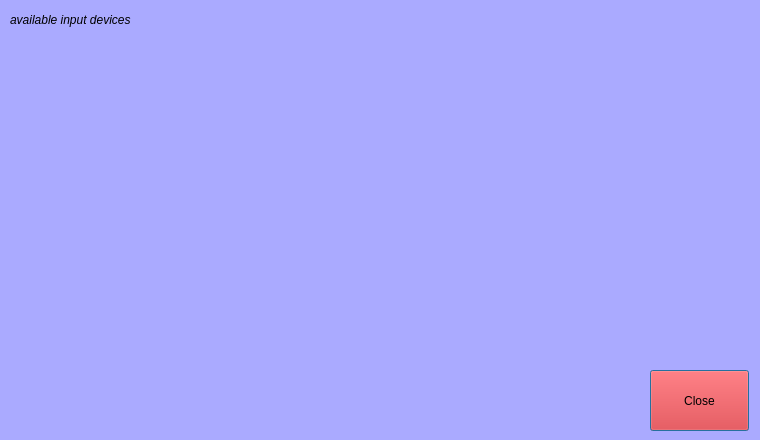
<?xml version="1.0" encoding="UTF-8"?>
<ui version="4.0">
 <class>DialogDevice</class>
 <widget class="QDialog" name="DialogDevice">
  <property name="geometry">
   <rect>
    <x>0</x>
    <y>0</y>
    <width>760</width>
    <height>440</height>
   </rect>
  </property>
  <property name="windowTitle">
   <string>Dialog</string>
  </property>
  <property name="windowOpacity">
   <double>1.000000000000000</double>
  </property>
  <property name="styleSheet">
   <string notr="true">background-color: rgb(170, 170, 255);
</string>
  </property>
  <widget class="QPushButton" name="bClose">
   <property name="geometry">
    <rect>
     <x>650</x>
     <y>370</y>
     <width>99</width>
     <height>61</height>
    </rect>
   </property>
   <property name="font">
    <font>
     <pointsize>9</pointsize>
    </font>
   </property>
   <property name="styleSheet">
    <string notr="true">background-color: rgb(255, 0, 0);

</string>
   </property>
   <property name="text">
    <string>Close</string>
   </property>
  </widget>
  <widget class="QLabel" name="labelTitle">
   <property name="geometry">
    <rect>
     <x>10</x>
     <y>0</y>
     <width>411</width>
     <height>40</height>
    </rect>
   </property>
   <property name="font">
    <font>
     <pointsize>9</pointsize>
     <italic>true</italic>
    </font>
   </property>
   <property name="text">
    <string>available input devices</string>
   </property>
  </widget>
 </widget>
 <resources/>
 <connections/>
</ui>
